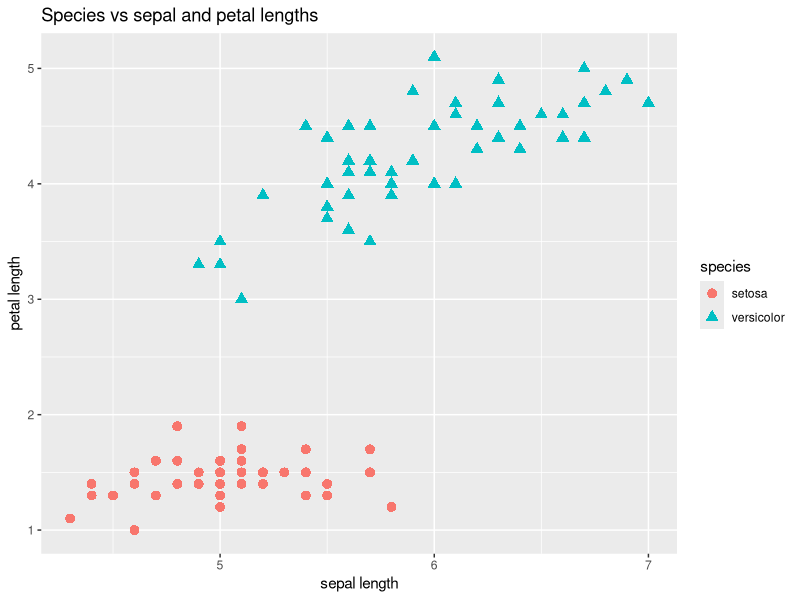
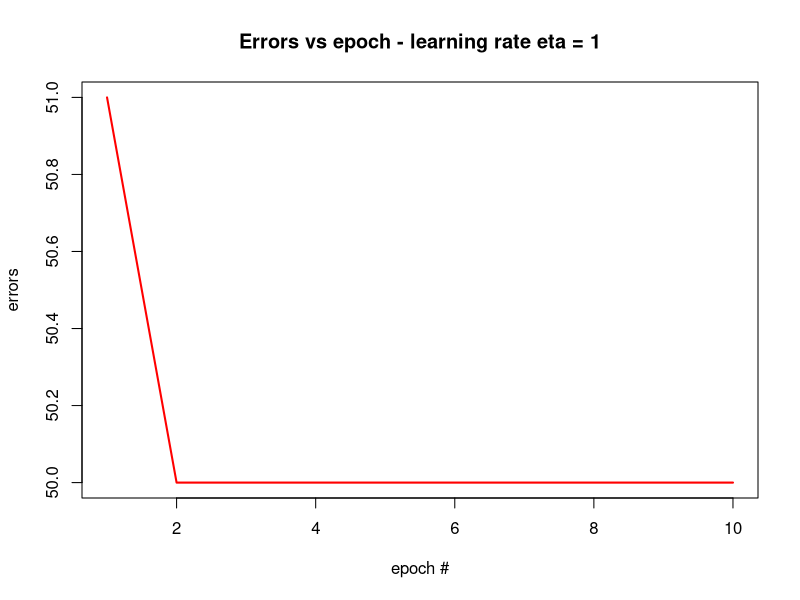

Generate these figures, in order, with R:
data(iris)

irissubdf <- iris[1:100, c(1, 3, 5)]
# Renaming columns
names(irissubdf) <- c("sepal", "petal", "species")
head(irissubdf)

library(ggplot2)
ggplot(irissubdf, aes(x = sepal, y = petal)) + 
  geom_point(aes(colour=species, shape=species), size = 3) +
  xlab("sepal length") + 
  ylab("petal length") + 
  ggtitle("Species vs sepal and petal lengths")


irissubdf[, 4] <- 1
irissubdf[irissubdf[, 3] == "setosa", 4] <- 0

x <- irissubdf[, c(1, 2)]
y <- irissubdf[, 4]

# head and tail of data 
head(x)
head(y)


perceptron <- function(x, y, eta, niter) {
  
  # initialize weight vector
  weight <- rep(0, dim(x)[2] + 1)
  errors <- rep(0, niter)
  
  
  # loop over number of epochs niter
  for (jj in 1:niter) {
    
    # loop through training data set
    for (ii in 1:length(y)) {
      
      # Predict binary label using Heaviside activation 
      # function
      z <- sum(weight[2:length(weight)] * 
                 as.numeric(x[ii, ])) + weight[1]
      if(z < 0) {
        ypred <- -1
      } else {
        ypred <- 1
      }
      
      # Change weight - the formula doesn't do anything 
      # if the predicted value is correct
      weightdiff <- eta * (y[ii] - ypred) * 
        c(1, as.numeric(x[ii, ]))
      weight <- weight + weightdiff
      
      # Update error function
      if ((y[ii] - ypred) != 0.0) {
        errors[jj] <- errors[jj] + 1
      }
      
    }
  }
  
  # weight to decide between the two species 
  print(weight)
  return(errors)
}

err <- perceptron(x, y, 1, 10)

plot(1:10, err, type="l", lwd=2, col="red", xlab="epoch #", ylab="errors")
title("Errors vs epoch - learning rate eta = 1")

